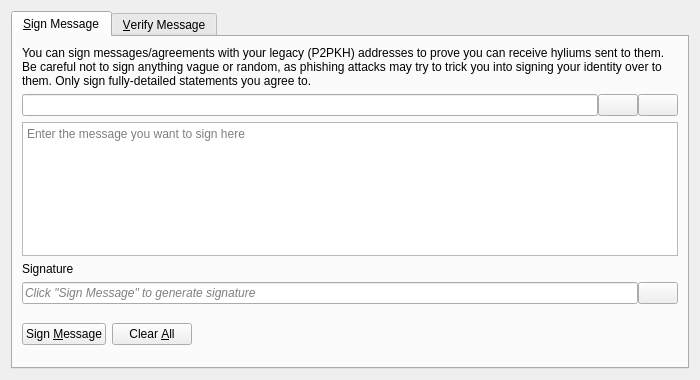
<?xml version="1.0" encoding="UTF-8"?>
<ui version="4.0">
 <class>SignVerifyMessageDialog</class>
 <widget class="QDialog" name="SignVerifyMessageDialog">
  <property name="geometry">
   <rect>
    <x>0</x>
    <y>0</y>
    <width>700</width>
    <height>380</height>
   </rect>
  </property>
  <property name="windowTitle">
   <string>Signatures - Sign / Verify a Message</string>
  </property>
  <property name="modal">
   <bool>true</bool>
  </property>
  <layout class="QVBoxLayout" name="verticalLayout">
   <item>
    <widget class="QTabWidget" name="tabWidget">
     <property name="currentIndex">
      <number>0</number>
     </property>
     <widget class="QWidget" name="tabSignMessage">
      <attribute name="title">
       <string>&amp;Sign Message</string>
      </attribute>
      <layout class="QVBoxLayout" name="verticalLayout_SM">
       <item>
        <widget class="QLabel" name="infoLabel_SM">
         <property name="text">
          <string>You can sign messages/agreements with your legacy (P2PKH) addresses to prove you can receive hyliums sent to them. Be careful not to sign anything vague or random, as phishing attacks may try to trick you into signing your identity over to them. Only sign fully-detailed statements you agree to.</string>
         </property>
         <property name="textFormat">
          <enum>Qt::PlainText</enum>
         </property>
         <property name="wordWrap">
          <bool>true</bool>
         </property>
        </widget>
       </item>
       <item>
        <layout class="QHBoxLayout" name="horizontalLayout_1_SM">
         <property name="spacing">
          <number>0</number>
         </property>
         <item>
          <widget class="QValidatedLineEdit" name="addressIn_SM">
           <property name="toolTip">
            <string>The Hylium address to sign the message with</string>
           </property>
          </widget>
         </item>
         <item>
          <widget class="QPushButton" name="addressBookButton_SM">
           <property name="toolTip">
            <string>Choose previously used address</string>
           </property>
           <property name="text">
            <string/>
           </property>
           <property name="icon">
            <iconset resource="../hylium.qrc">
             <normaloff>:/icons/address-book</normaloff>:/icons/address-book</iconset>
           </property>
           <property name="shortcut">
            <string>Alt+A</string>
           </property>
           <property name="autoDefault">
            <bool>false</bool>
           </property>
          </widget>
         </item>
         <item>
          <widget class="QPushButton" name="pasteButton_SM">
           <property name="toolTip">
            <string>Paste address from clipboard</string>
           </property>
           <property name="text">
            <string/>
           </property>
           <property name="icon">
            <iconset resource="../hylium.qrc">
             <normaloff>:/icons/editpaste</normaloff>:/icons/editpaste</iconset>
           </property>
           <property name="shortcut">
            <string>Alt+P</string>
           </property>
           <property name="autoDefault">
            <bool>false</bool>
           </property>
          </widget>
         </item>
        </layout>
       </item>
       <item>
        <widget class="QPlainTextEdit" name="messageIn_SM">
         <property name="toolTip">
          <string>Enter the message you want to sign here</string>
         </property>
         <property name="placeholderText">
          <string>Enter the message you want to sign here</string>
         </property>
        </widget>
       </item>
       <item>
        <widget class="QLabel" name="signatureLabel_SM">
         <property name="text">
          <string>Signature</string>
         </property>
         <property name="textFormat">
          <enum>Qt::PlainText</enum>
         </property>
        </widget>
       </item>
       <item>
        <layout class="QHBoxLayout" name="horizontalLayout_2_SM">
         <property name="spacing">
          <number>0</number>
         </property>
         <item>
          <widget class="QLineEdit" name="signatureOut_SM">
           <property name="placeholderText">
            <string>Click "Sign Message" to generate signature</string>
           </property>
           <property name="font">
            <font>
             <italic>true</italic>
            </font>
           </property>
           <property name="readOnly">
            <bool>true</bool>
           </property>
          </widget>
         </item>
         <item>
          <widget class="QPushButton" name="copySignatureButton_SM">
           <property name="toolTip">
            <string>Copy the current signature to the clipboard</string>
           </property>
           <property name="text">
            <string/>
           </property>
           <property name="icon">
            <iconset resource="../hylium.qrc">
             <normaloff>:/icons/editcopy</normaloff>:/icons/editcopy</iconset>
           </property>
           <property name="autoDefault">
            <bool>false</bool>
           </property>
          </widget>
         </item>
        </layout>
       </item>
       <item>
        <layout class="QHBoxLayout" name="horizontalLayout_3_SM">
         <item>
          <widget class="QPushButton" name="signMessageButton_SM">
           <property name="toolTip">
            <string>Sign the message to prove you own this Hylium address</string>
           </property>
           <property name="text">
            <string>Sign &amp;Message</string>
           </property>
           <property name="icon">
            <iconset resource="../hylium.qrc">
             <normaloff>:/icons/edit</normaloff>:/icons/edit</iconset>
           </property>
           <property name="autoDefault">
            <bool>false</bool>
           </property>
          </widget>
         </item>
         <item>
          <widget class="QPushButton" name="clearButton_SM">
           <property name="toolTip">
            <string>Reset all sign message fields</string>
           </property>
           <property name="text">
            <string>Clear &amp;All</string>
           </property>
           <property name="icon">
            <iconset resource="../hylium.qrc">
             <normaloff>:/icons/remove</normaloff>:/icons/remove</iconset>
           </property>
           <property name="autoDefault">
            <bool>false</bool>
           </property>
          </widget>
         </item>
         <item>
          <spacer name="horizontalSpacer_1_SM">
           <property name="orientation">
            <enum>Qt::Horizontal</enum>
           </property>
           <property name="sizeHint" stdset="0">
            <size>
             <width>40</width>
             <height>48</height>
            </size>
           </property>
          </spacer>
         </item>
         <item>
          <widget class="QLabel" name="statusLabel_SM">
           <property name="font">
            <font>
             <weight>75</weight>
             <bold>true</bold>
            </font>
           </property>
           <property name="text">
            <string/>
           </property>
           <property name="wordWrap">
            <bool>true</bool>
           </property>
          </widget>
         </item>
         <item>
          <spacer name="horizontalSpacer_2_SM">
           <property name="orientation">
            <enum>Qt::Horizontal</enum>
           </property>
           <property name="sizeHint" stdset="0">
            <size>
             <width>40</width>
             <height>48</height>
            </size>
           </property>
          </spacer>
         </item>
        </layout>
       </item>
      </layout>
     </widget>
     <widget class="QWidget" name="tabVerifyMessage">
      <attribute name="title">
       <string>&amp;Verify Message</string>
      </attribute>
      <layout class="QVBoxLayout" name="verticalLayout_VM">
       <item>
        <widget class="QLabel" name="infoLabel_VM">
         <property name="text">
          <string>Enter the receiver's address, message (ensure you copy line breaks, spaces, tabs, etc. exactly) and signature below to verify the message. Be careful not to read more into the signature than what is in the signed message itself, to avoid being tricked by a man-in-the-middle attack. Note that this only proves the signing party receives with the address, it cannot prove sendership of any transaction!</string>
         </property>
         <property name="textFormat">
          <enum>Qt::PlainText</enum>
         </property>
         <property name="alignment">
          <set>Qt::AlignLeading|Qt::AlignLeft|Qt::AlignTop</set>
         </property>
         <property name="wordWrap">
          <bool>true</bool>
         </property>
        </widget>
       </item>
       <item>
        <layout class="QHBoxLayout" name="horizontalLayout_1_VM">
         <property name="spacing">
          <number>0</number>
         </property>
         <item>
          <widget class="QValidatedLineEdit" name="addressIn_VM">
           <property name="toolTip">
            <string>The Hylium address the message was signed with</string>
           </property>
          </widget>
         </item>
         <item>
          <widget class="QPushButton" name="addressBookButton_VM">
           <property name="toolTip">
            <string>Choose previously used address</string>
           </property>
           <property name="text">
            <string/>
           </property>
           <property name="icon">
            <iconset resource="../hylium.qrc">
             <normaloff>:/icons/address-book</normaloff>:/icons/address-book</iconset>
           </property>
           <property name="shortcut">
            <string>Alt+A</string>
           </property>
           <property name="autoDefault">
            <bool>false</bool>
           </property>
          </widget>
         </item>
        </layout>
       </item>
       <item>
        <widget class="QPlainTextEdit" name="messageIn_VM">
          <property name="toolTip">
            <string>The signed message to verify</string>
          </property>
          <property name="placeholderText">
            <string>The signed message to verify</string>
          </property>
        </widget>
       </item>
       <item>
        <widget class="QValidatedLineEdit" name="signatureIn_VM">
          <property name="toolTip">
            <string>The signature given when the message was signed</string>
          </property>
          <property name="placeholderText">
            <string>The signature given when the message was signed</string>
          </property>
        </widget>
       </item>
       <item>
        <layout class="QHBoxLayout" name="horizontalLayout_2_VM">
         <item>
          <widget class="QPushButton" name="verifyMessageButton_VM">
           <property name="toolTip">
            <string>Verify the message to ensure it was signed with the specified Hylium address</string>
           </property>
           <property name="text">
            <string>Verify &amp;Message</string>
           </property>
           <property name="icon">
            <iconset resource="../hylium.qrc">
             <normaloff>:/icons/transaction_0</normaloff>:/icons/transaction_0</iconset>
           </property>
           <property name="autoDefault">
            <bool>false</bool>
           </property>
          </widget>
         </item>
         <item>
          <widget class="QPushButton" name="clearButton_VM">
           <property name="toolTip">
            <string>Reset all verify message fields</string>
           </property>
           <property name="text">
            <string>Clear &amp;All</string>
           </property>
           <property name="icon">
            <iconset resource="../hylium.qrc">
             <normaloff>:/icons/remove</normaloff>:/icons/remove</iconset>
           </property>
           <property name="autoDefault">
            <bool>false</bool>
           </property>
          </widget>
         </item>
         <item>
          <spacer name="horizontalSpacer_1_VM">
           <property name="orientation">
            <enum>Qt::Horizontal</enum>
           </property>
           <property name="sizeHint" stdset="0">
            <size>
             <width>40</width>
             <height>48</height>
            </size>
           </property>
          </spacer>
         </item>
         <item>
          <widget class="QLabel" name="statusLabel_VM">
           <property name="font">
            <font>
             <weight>75</weight>
             <bold>true</bold>
            </font>
           </property>
           <property name="text">
            <string/>
           </property>
           <property name="wordWrap">
            <bool>true</bool>
           </property>
          </widget>
         </item>
         <item>
          <spacer name="horizontalSpacer_2_VM">
           <property name="orientation">
            <enum>Qt::Horizontal</enum>
           </property>
           <property name="sizeHint" stdset="0">
            <size>
             <width>40</width>
             <height>48</height>
            </size>
           </property>
          </spacer>
         </item>
        </layout>
       </item>
      </layout>
     </widget>
    </widget>
   </item>
  </layout>
 </widget>
 <customwidgets>
  <customwidget>
   <class>QValidatedLineEdit</class>
   <extends>QLineEdit</extends>
   <header>qt/qvalidatedlineedit.h</header>
  </customwidget>
 </customwidgets>
 <resources>
  <include location="../hylium.qrc"/>
 </resources>
 <connections/>
</ui>
